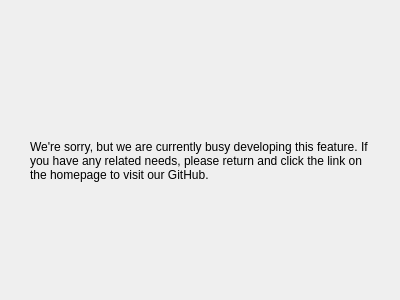
<?xml version="1.0" encoding="UTF-8"?>
<ui version="4.0">
 <class>Dialog_model_train</class>
 <widget class="QDialog" name="Dialog_model_train">
  <property name="geometry">
   <rect>
    <x>0</x>
    <y>0</y>
    <width>400</width>
    <height>300</height>
   </rect>
  </property>
  <property name="font">
   <font>
    <family>Ubuntu</family>
   </font>
  </property>
  <property name="windowTitle">
   <string>Dialog</string>
  </property>
  <widget class="QLabel" name="label">
   <property name="geometry">
    <rect>
     <x>30</x>
     <y>80</y>
     <width>351</width>
     <height>161</height>
    </rect>
   </property>
   <property name="text">
    <string>We're sorry, but we are currently busy developing this feature. If you have any related needs, please return and click the link on the homepage to visit our GitHub.</string>
   </property>
   <property name="wordWrap">
    <bool>true</bool>
   </property>
  </widget>
 </widget>
 <resources/>
 <connections/>
</ui>
